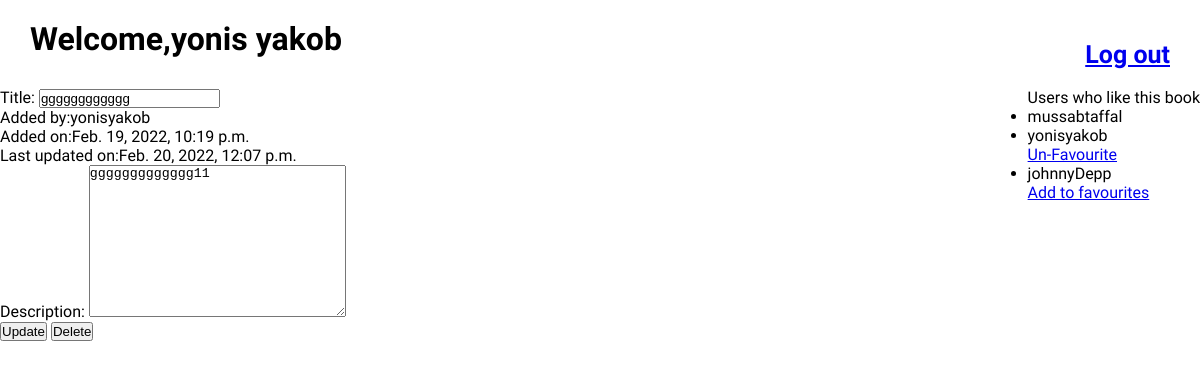
The page /books/21 (signed in) on the database its author committed.
### fav_books_app/models.py (models this page shows)
class User(models.Model):
    first_name = models.CharField(max_length=255)
    last_name = models.CharField(max_length=255)
    email=models.CharField(max_length=255)
    password=models.CharField(max_length=255)
    created_at = models.DateTimeField(auto_now_add=True)
    updated_at = models.DateTimeField(auto_now=True)
    objects=UserManager()

class Book(models.Model):
    title = models.CharField(max_length=255)
    desc=models.TextField(null=True)
    created_at = models.DateTimeField(auto_now_add=True)
    updated_at = models.DateTimeField(auto_now=True)
    uploaded_by = models.ForeignKey(User, related_name="books_uploaded", on_delete = models.CASCADE)
    users_who_like = models.ManyToManyField(User, related_name="liked_books")
    objects=BookManager()

### fav_books_app/views.py (the view)
# urls.py: path('books/<int:book_id>', views.edit_show_book ),
def edit_show_book(request , book_id ):
    this_user=User.objects.get(id=request.session['user_id'])
    this_book=Book.objects.get(id=book_id)
    book_uploader=this_book.uploaded_by.id
    user_like_book=this_book.users_who_like.all()
    if book_uploader==this_user.id:
        print(user_like_book)
        context={"books":this_book,
            "current_user":this_user,
            "liked_by":user_like_book,}
        return render(request,'edit_book.html',context)
    else:
        print(user_like_book)
        context={"books":this_book,
            "current_user":this_user,
            "liked_by":user_like_book}
        return render(request,'show_book.html',context)

### fav_books_app/templates/edit_book.html (shortened to what this page needs)
<!DOCTYPE html>
<html lang="en">
<head>
    {% load static  %}
    <link rel="stylesheet" href="{% static 'css/style.css' %}">
</head>
<body>
    <div class="welcome">
        <h1 style="margin-left: 30px;">Welcome,{{current_user.first_name}} {{current_user.last_name }} </h1>
        <a style="font-size: 25px;font-weight: 600;margin-right: 30px;" href="/clear">Log out</a>
    </div>
    <div style="display: flex;justify-content: space-between;" class="show_details">
        <div class="book_details">
            <form action="/update_info/{{books.id}}" method="post">
                <p><label for="">Title:</label>
                    <input type="text" value="{{books.title}}" name="title"></p>
                <p>Added by:{{books.uploaded_by.first_name}}{{books.uploaded_by.last_name}}</p>
                <p>Added on:{{books.created_at}}</p>
                <p>Last updated on:{{books.updated_at}}</p>
                <p><label for="">Description:</label>
                    <textarea name="desc" id="" cols="30" rows="10">{{books.desc}}</textarea></p>
                <button type="submit" name="submit_button" value="update">Update</button>
                <button type="submit" name="submit_button" value="delete">Delete</button>
            </form>
        </div>
        <div class="liked_by">
            <p>Users who like this book</p>
            <ul>{%for like in liked_by %}
                <li>{{like.first_name}}{{like.last_name}}</li>
                {% if like.id == current_user.id %}
                <a href="/unfavourites/{{books.id}}/{{current_user.id}}">Un-Favourite</a>
                {% endif %}
                {% endfor%}
                {% if  like.id != current_user.id    %}
                <a href="/favourites/{{books.id}}/{{current_user.id}}">Add to favourites</a>
                {% endif %}
            </ul>
        </div>
    </div>
</body>
</html>

### fav_books_app/static/css/style.css (style rules this page uses)
* { margin: 0;padding: 0; }
body { font-family: 'Balsamiq Sans', cursive; }
.welcome { display: flex;justify-content: space-between;align-items: center;margin-top: 20px; }
h1 , h2 { margin-bottom: 30px; }

### rows shown on the page
User: first_name "yonis", last_name "yakob"
Book: title "gggggggggggg", uploaded_by.first_name "yonis", uploaded_by.last_name "yakob", created_at "Feb. 19, 2022, 10:19 p.m.", updated_at "Feb. 20, 2022, 12:07 p.m.", desc "ggggggggggggg11"
User: first_name "mussab", last_name "taffal"
User: first_name "johnny", last_name "Depp"
